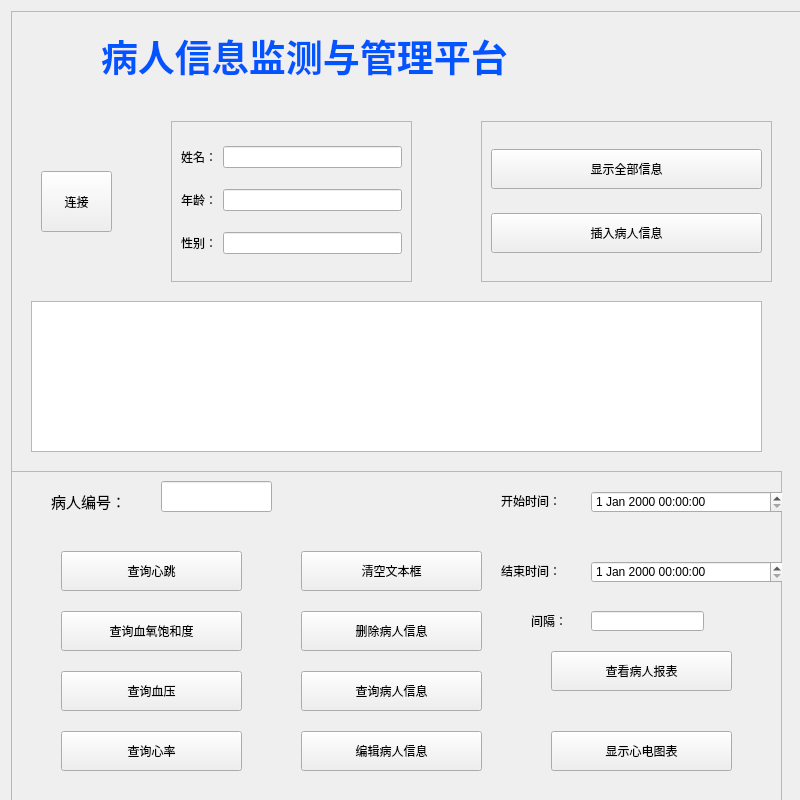
<?xml version="1.0" encoding="UTF-8"?>
<ui version="4.0">
 <class>patientInfo</class>
 <widget class="QWidget" name="patientInfo">
  <property name="geometry">
   <rect>
    <x>0</x>
    <y>0</y>
    <width>800</width>
    <height>800</height>
   </rect>
  </property>
  <property name="minimumSize">
   <size>
    <width>800</width>
    <height>800</height>
   </size>
  </property>
  <property name="maximumSize">
   <size>
    <width>800</width>
    <height>800</height>
   </size>
  </property>
  <property name="windowTitle">
   <string>Form</string>
  </property>
  <layout class="QGridLayout" name="gridLayout_4">
   <item row="0" column="0">
    <widget class="QFrame" name="frame_4">
     <property name="minimumSize">
      <size>
       <width>1920</width>
       <height>1200</height>
      </size>
     </property>
     <property name="maximumSize">
      <size>
       <width>1920</width>
       <height>1200</height>
      </size>
     </property>
     <property name="frameShape">
      <enum>QFrame::StyledPanel</enum>
     </property>
     <property name="frameShadow">
      <enum>QFrame::Raised</enum>
     </property>
     <widget class="QTextEdit" name="textEdit">
      <property name="geometry">
       <rect>
        <x>20</x>
        <y>290</y>
        <width>731</width>
        <height>151</height>
       </rect>
      </property>
     </widget>
     <widget class="QFrame" name="frame">
      <property name="geometry">
       <rect>
        <x>160</x>
        <y>110</y>
        <width>241</width>
        <height>161</height>
       </rect>
      </property>
      <property name="frameShape">
       <enum>QFrame::StyledPanel</enum>
      </property>
      <property name="frameShadow">
       <enum>QFrame::Raised</enum>
      </property>
      <layout class="QGridLayout" name="gridLayout_2">
       <item row="0" column="1">
        <widget class="QLineEdit" name="lineEditName">
         <property name="text">
          <string/>
         </property>
        </widget>
       </item>
       <item row="0" column="0">
        <widget class="QLabel" name="label">
         <property name="text">
          <string>姓名：</string>
         </property>
        </widget>
       </item>
       <item row="2" column="1">
        <widget class="QLineEdit" name="lineEditGender"/>
       </item>
       <item row="1" column="0">
        <widget class="QLabel" name="label_3">
         <property name="text">
          <string>年龄：</string>
         </property>
        </widget>
       </item>
       <item row="2" column="0">
        <widget class="QLabel" name="label_4">
         <property name="text">
          <string>性别：</string>
         </property>
        </widget>
       </item>
       <item row="1" column="1">
        <widget class="QLineEdit" name="lineEditAge"/>
       </item>
      </layout>
      <zorder>lineEditName</zorder>
      <zorder>lineEditAge</zorder>
      <zorder>lineEditGender</zorder>
      <zorder>label_4</zorder>
      <zorder>label</zorder>
      <zorder>label_3</zorder>
     </widget>
     <widget class="QFrame" name="frame_3">
      <property name="geometry">
       <rect>
        <x>-10</x>
        <y>460</y>
        <width>781</width>
        <height>331</height>
       </rect>
      </property>
      <property name="frameShape">
       <enum>QFrame::StyledPanel</enum>
      </property>
      <property name="frameShadow">
       <enum>QFrame::Raised</enum>
      </property>
      <widget class="QLabel" name="label_5">
       <property name="geometry">
        <rect>
         <x>50</x>
         <y>0</y>
         <width>151</width>
         <height>61</height>
        </rect>
       </property>
       <property name="text">
        <string>&lt;html&gt;&lt;head/&gt;&lt;body&gt;&lt;p&gt;&lt;span style=&quot; font-size:11pt;&quot;&gt;病人编号：&lt;/span&gt;&lt;/p&gt;&lt;/body&gt;&lt;/html&gt;</string>
       </property>
      </widget>
      <widget class="QLineEdit" name="lineEditIndex">
       <property name="geometry">
        <rect>
         <x>160</x>
         <y>10</y>
         <width>111</width>
         <height>31</height>
        </rect>
       </property>
       <property name="text">
        <string/>
       </property>
      </widget>
      <widget class="QPushButton" name="btnPrint">
       <property name="geometry">
        <rect>
         <x>550</x>
         <y>180</y>
         <width>181</width>
         <height>40</height>
        </rect>
       </property>
       <property name="maximumSize">
        <size>
         <width>16777215</width>
         <height>40</height>
        </size>
       </property>
       <property name="text">
        <string>查看病人报表</string>
       </property>
      </widget>
      <widget class="QPushButton" name="btnEcg">
       <property name="geometry">
        <rect>
         <x>60</x>
         <y>80</y>
         <width>181</width>
         <height>40</height>
        </rect>
       </property>
       <property name="maximumSize">
        <size>
         <width>16777215</width>
         <height>40</height>
        </size>
       </property>
       <property name="text">
        <string>查询心跳</string>
       </property>
      </widget>
      <widget class="QPushButton" name="btnSpO2">
       <property name="geometry">
        <rect>
         <x>60</x>
         <y>140</y>
         <width>181</width>
         <height>40</height>
        </rect>
       </property>
       <property name="maximumSize">
        <size>
         <width>16777215</width>
         <height>40</height>
        </size>
       </property>
       <property name="text">
        <string>查询血氧饱和度</string>
       </property>
      </widget>
      <widget class="QPushButton" name="btnPR">
       <property name="geometry">
        <rect>
         <x>60</x>
         <y>200</y>
         <width>181</width>
         <height>40</height>
        </rect>
       </property>
       <property name="maximumSize">
        <size>
         <width>16777215</width>
         <height>40</height>
        </size>
       </property>
       <property name="text">
        <string>查询血压</string>
       </property>
      </widget>
      <widget class="QPushButton" name="btnHR">
       <property name="geometry">
        <rect>
         <x>60</x>
         <y>260</y>
         <width>181</width>
         <height>40</height>
        </rect>
       </property>
       <property name="maximumSize">
        <size>
         <width>16777215</width>
         <height>40</height>
        </size>
       </property>
       <property name="text">
        <string>查询心率</string>
       </property>
      </widget>
      <widget class="QPushButton" name="btnClear">
       <property name="geometry">
        <rect>
         <x>300</x>
         <y>80</y>
         <width>181</width>
         <height>40</height>
        </rect>
       </property>
       <property name="maximumSize">
        <size>
         <width>16777215</width>
         <height>40</height>
        </size>
       </property>
       <property name="text">
        <string>清空文本框</string>
       </property>
      </widget>
      <widget class="QPushButton" name="btnDelete">
       <property name="geometry">
        <rect>
         <x>300</x>
         <y>140</y>
         <width>181</width>
         <height>40</height>
        </rect>
       </property>
       <property name="maximumSize">
        <size>
         <width>16777215</width>
         <height>40</height>
        </size>
       </property>
       <property name="text">
        <string>删除病人信息</string>
       </property>
      </widget>
      <widget class="QPushButton" name="btnQuery">
       <property name="geometry">
        <rect>
         <x>300</x>
         <y>200</y>
         <width>181</width>
         <height>40</height>
        </rect>
       </property>
       <property name="maximumSize">
        <size>
         <width>16777215</width>
         <height>40</height>
        </size>
       </property>
       <property name="text">
        <string>查询病人信息</string>
       </property>
      </widget>
      <widget class="QPushButton" name="btnUpdate">
       <property name="geometry">
        <rect>
         <x>300</x>
         <y>260</y>
         <width>181</width>
         <height>40</height>
        </rect>
       </property>
       <property name="maximumSize">
        <size>
         <width>16777215</width>
         <height>40</height>
        </size>
       </property>
       <property name="text">
        <string>编辑病人信息</string>
       </property>
      </widget>
      <widget class="QLabel" name="label_7">
       <property name="geometry">
        <rect>
         <x>500</x>
         <y>0</y>
         <width>171</width>
         <height>61</height>
        </rect>
       </property>
       <property name="text">
        <string>&lt;html&gt;&lt;head/&gt;&lt;body&gt;&lt;p&gt;开始时间：&lt;/p&gt;&lt;/body&gt;&lt;/html&gt;</string>
       </property>
      </widget>
      <widget class="QLabel" name="label_8">
       <property name="geometry">
        <rect>
         <x>1030</x>
         <y>120</y>
         <width>71</width>
         <height>21</height>
        </rect>
       </property>
       <property name="text">
        <string>查询时间</string>
       </property>
      </widget>
      <widget class="QLabel" name="label_9">
       <property name="geometry">
        <rect>
         <x>530</x>
         <y>120</y>
         <width>141</width>
         <height>61</height>
        </rect>
       </property>
       <property name="text">
        <string>&lt;html&gt;&lt;head/&gt;&lt;body&gt;&lt;p&gt;间隔：&lt;/p&gt;&lt;/body&gt;&lt;/html&gt;</string>
       </property>
      </widget>
      <widget class="QLabel" name="label_10">
       <property name="geometry">
        <rect>
         <x>500</x>
         <y>70</y>
         <width>171</width>
         <height>61</height>
        </rect>
       </property>
       <property name="text">
        <string>&lt;html&gt;&lt;head/&gt;&lt;body&gt;&lt;p&gt;结束时间：&lt;/p&gt;&lt;/body&gt;&lt;/html&gt;</string>
       </property>
      </widget>
      <widget class="QDateTimeEdit" name="dateTimeEditBegin">
       <property name="geometry">
        <rect>
         <x>590</x>
         <y>20</y>
         <width>194</width>
         <height>22</height>
        </rect>
       </property>
      </widget>
      <widget class="QDateTimeEdit" name="dateTimeEditEnd">
       <property name="geometry">
        <rect>
         <x>590</x>
         <y>90</y>
         <width>194</width>
         <height>22</height>
        </rect>
       </property>
      </widget>
      <widget class="QPushButton" name="btnEcgDiagram">
       <property name="geometry">
        <rect>
         <x>550</x>
         <y>260</y>
         <width>181</width>
         <height>40</height>
        </rect>
       </property>
       <property name="maximumSize">
        <size>
         <width>16777215</width>
         <height>40</height>
        </size>
       </property>
       <property name="text">
        <string>显示心电图表</string>
       </property>
      </widget>
      <widget class="QLineEdit" name="lineEditInterval">
       <property name="geometry">
        <rect>
         <x>590</x>
         <y>140</y>
         <width>113</width>
         <height>20</height>
        </rect>
       </property>
      </widget>
     </widget>
     <widget class="QFrame" name="frame_2">
      <property name="geometry">
       <rect>
        <x>470</x>
        <y>110</y>
        <width>291</width>
        <height>161</height>
       </rect>
      </property>
      <property name="frameShape">
       <enum>QFrame::StyledPanel</enum>
      </property>
      <property name="frameShadow">
       <enum>QFrame::Raised</enum>
      </property>
      <layout class="QGridLayout" name="gridLayout_3">
       <item row="1" column="0">
        <widget class="QPushButton" name="btnInsert">
         <property name="maximumSize">
          <size>
           <width>16777215</width>
           <height>40</height>
          </size>
         </property>
         <property name="text">
          <string>插入病人信息</string>
         </property>
        </widget>
       </item>
       <item row="0" column="0">
        <widget class="QPushButton" name="btnSelectALL">
         <property name="maximumSize">
          <size>
           <width>16777215</width>
           <height>40</height>
          </size>
         </property>
         <property name="text">
          <string>显示全部信息</string>
         </property>
        </widget>
       </item>
      </layout>
     </widget>
     <widget class="QLabel" name="label_2">
      <property name="geometry">
       <rect>
        <x>90</x>
        <y>10</y>
        <width>701</width>
        <height>71</height>
       </rect>
      </property>
      <property name="text">
       <string>&lt;html&gt;&lt;head/&gt;&lt;body&gt;&lt;p&gt;&lt;span style=&quot; font-size:28pt; font-weight:600; color:#0055ff;&quot;&gt;病人信息监测与管理平台&lt;/span&gt;&lt;/p&gt;&lt;/body&gt;&lt;/html&gt;</string>
      </property>
     </widget>
     <widget class="QPushButton" name="pushButton">
      <property name="geometry">
       <rect>
        <x>30</x>
        <y>160</y>
        <width>71</width>
        <height>61</height>
       </rect>
      </property>
      <property name="text">
       <string>连接</string>
      </property>
     </widget>
    </widget>
   </item>
  </layout>
 </widget>
 <resources/>
 <connections/>
</ui>
